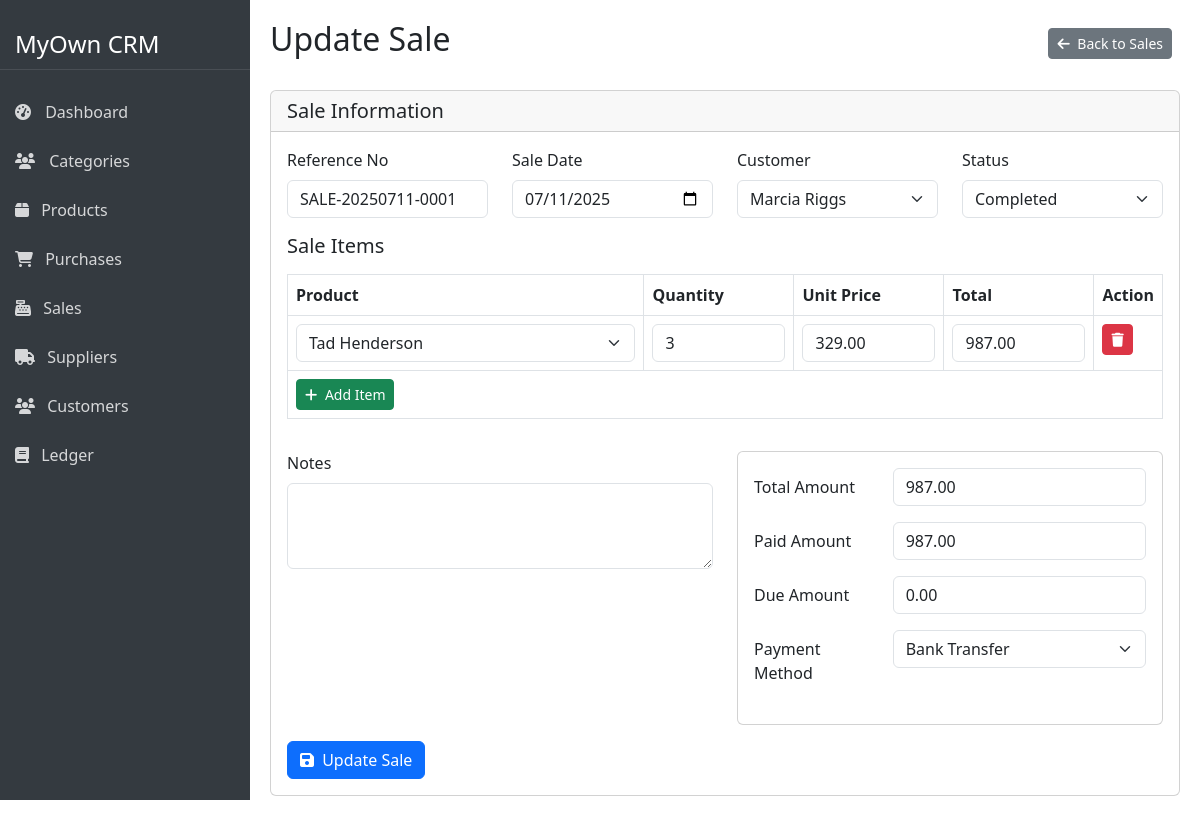
The page /sales/update_sale.php?id=1 on the database its author committed.
### tables this page shows
CREATE TABLE `sales` (
  `id` int(11) NOT NULL,
  `reference_no` varchar(50) NOT NULL,
  `customer_id` int(11) DEFAULT NULL,
  `total_amount` decimal(10,2) NOT NULL,
  `paid_amount` decimal(10,2) NOT NULL,
  `due_amount` decimal(10,2) NOT NULL,
  `payment_method_id` int(11) DEFAULT NULL,
  `sale_date` date NOT NULL,
  `notes` text DEFAULT NULL,
  `status` tinyint(1) DEFAULT 1,
  `created_at` timestamp NOT NULL DEFAULT current_timestamp()
);

CREATE TABLE `customers` (
  `id` int(11) NOT NULL,
  `name` varchar(100) NOT NULL,
  `phone` varchar(20) DEFAULT NULL,
  `email` varchar(100) DEFAULT NULL,
  `address` text DEFAULT NULL,
  `status` tinyint(1) DEFAULT 1,
  `created_at` timestamp NOT NULL DEFAULT current_timestamp()
);

CREATE TABLE `sale_items` (
  `id` int(11) NOT NULL,
  `sale_id` int(11) NOT NULL,
  `product_id` int(11) NOT NULL,
  `quantity` int(11) NOT NULL,
  `unit_price` decimal(10,2) NOT NULL,
  `total_price` decimal(10,2) NOT NULL
);

CREATE TABLE `products` (
  `id` int(11) NOT NULL,
  `category_id` int(11) NOT NULL,
  `name` varchar(255) NOT NULL,
  `description` text DEFAULT NULL,
  `price` decimal(10,2) NOT NULL,
  `quantity` int(11) NOT NULL DEFAULT 0,
  `image` varchar(255) DEFAULT NULL,
  `status` tinyint(1) NOT NULL DEFAULT 1,
  `created_at` timestamp NOT NULL DEFAULT current_timestamp()
);

### database/database.php (called while the page is built, shortened)
<?php
class Database {
    protected $host = 'localhost';
    protected $user = 'root';
    protected $password = '';
    protected $dbname = 'oop-project';
    public $con = null;
    public function __construct(){
        if($this->con == null){
            $this->con = mysqli_connect($this->host,$this->user,$this->password,$this->dbname);
        }
    }
}
?>

### sales/sale.class.php (called while the page is built, shortened)
<?php
require_once ROOT_PATH . 'database/database.php';
require_once ROOT_PATH . 'customers/customer.class.php';
require_once ROOT_PATH . 'products/product.class.php';
class Sale extends Database {
    private $table = 'sales';
    private $items_table = 'sale_items';
    public function getById($id) {
        $id = (int)$id;
        $sql = "SELECT s.*, c.name as customer_name, pm.name as payment_method
               FROM {$this->table} s
               LEFT JOIN customers c ON s.customer_id = c.id
               LEFT JOIN payment_methods pm ON s.payment_method_id = pm.id
               WHERE s.id = {$id}";
        $result = $this->con->query($sql);
        if ($result->num_rows > 0) {
            $sale = $result->fetch_assoc();
            $sql = "SELECT si.*, p.name as product_name
                   FROM {$this->items_table} si
                   LEFT JOIN products p ON si.product_id = p.id
                   WHERE si.sale_id = {$id}";
            $result = $this->con->query($sql);
            $items = [];
            if ($result->num_rows > 0) {
                while ($row = $result->fetch_assoc()) {
                    $items[] = $row;
                }
            }
            $sale['items'] = $items;
            return $sale;
        } else {
            return false;
        }
    }
}
?>

### products/product.class.php (called while the page is built, shortened)
<?php
require_once ROOT_PATH . 'database/database.php';
class Product extends Database {
    private $table = 'products';
    public function getAll($page = 1, $perPage = 10) {
        $offset = ($page - 1) * $perPage;
        $sql = "SELECT p.*, c.name as category_name
               FROM {$this->table} p
               LEFT JOIN categories c ON p.category_id = c.id
               ORDER BY p.id DESC LIMIT {$offset}, {$perPage}";
        $result = $this->con->query($sql);
        $products = [];
        if ($result->num_rows > 0) {
            while ($row = $result->fetch_assoc()) {
                $products[] = $row;
            }
        }
        return $products;
    }
}
?>

### customers/customer.class.php (called while the page is built, shortened)
<?php
require_once ROOT_PATH . 'database/database.php';
class Customer extends Database {
    private $table = 'customers';
    public function getAll($page = 1, $perPage = 10) {
        $offset = ($page - 1) * $perPage;
        $sql = "SELECT * FROM {$this->table} ORDER BY id DESC LIMIT {$offset}, {$perPage}";
        $result = $this->con->query($sql);
        $customers = [];
        if ($result->num_rows > 0) {
            while ($row = $result->fetch_assoc()) {
                $customers[] = $row;
            }
        }
        return $customers;
    }
}
?>

### sales/update_sale.php (the view, shortened to what this page needs)
<?php
require_once ROOT_PATH . 'sales/sale.class.php';
require_once ROOT_PATH . 'customers/customer.class.php';
require_once ROOT_PATH . 'products/product.class.php';
$saleObj = new Sale();
$customerObj = new Customer();
$productObj = new Product();
$customers = $customerObj->getAll(1, 1000);
$products = $productObj->getAll(1, 1000);
$id = $_GET['id'] ?? 0;
$sale = $saleObj->getById($id);
require ROOT_PATH . 'includes/header.php';
?>
<div class="d-flex">
    <?php
    require ROOT_PATH . 'includes/sidebar.php';
    ?>
    <div class="main-content">
        <div class="d-flex justify-content-between align-items-center mb-4">
            <h2>Update Sale</h2>
            <div>
                <a href="sales.php" class="btn btn-secondary btn-sm me-2">
                    <i class="fas fa-arrow-left me-1"></i> Back to Sales
                </a>
            </div>
        </div>
        <div class="card mb-4">
            <div class="card-header">
                <h5 class="mb-0">Sale Information</h5>
            </div>
            <div class="card-body">
                <form action="" method="post" id="saleForm">
                    <div class="row mb-3">
                        <div class="col-md-3">
                            <label for="referenceNo" class="form-label">Reference No</label>
                            <input type="text" class="form-control" id="referenceNo" name="reference_no" value="<?php echo htmlspecialchars($sale['reference_no']); ?>" readonly>
                        </div>
                        <div class="col-md-3">
                            <label for="saleDate" class="form-label">Sale Date</label>
                            <input type="date" class="form-control" id="saleDate" name="sale_date" value="<?php echo $sale['sale_date']; ?>" required>
                        </div>
                        <div class="col-md-3">
                            <label for="customerId" class="form-label">Customer</label>
                            <select class="form-select" id="customerId" name="customer_id" required>
                                <?php foreach ($customers as $customer): ?>
                                <option value="<?php echo $customer['id']; ?>" <?php echo ($customer['id'] == $sale['customer_id']) ? 'selected' : ''; ?>>
                                    <?php echo htmlspecialchars($customer['name']); ?>
                                </option>
                                <?php endforeach; ?>
                            </select>
                        </div>
                        <div class="col-md-3">
                            <label for="status" class="form-label">Status</label>
                            <select class="form-select" id="status" name="status">
                                <option value="1" <?php echo ($sale['status'] == 1) ? 'selected' : ''; ?>>Completed</option>
                            </select>
                        </div>
                    </div>
                    <h5 class="mb-3">Sale Items</h5>
                    <div class="table-responsive mb-3">
                        <table class="table table-bordered" id="saleItemsTable">
                            <thead>
                                <tr>
                                    <th>Product</th>
                                    <th width="150">Quantity</th>
                                    <th width="150">Unit Price</th>
                                    <th width="150">Total</th>
                                    <th width="50">Action</th>
                                </tr>
                            </thead>
                            <tbody>
                                <?php foreach ($sale['items'] as $index => $item): ?>
                                <tr>
                                    <td>
                                        <select class="form-select product-select" name="product_id[]" required>
                                            <?php foreach ($products as $product): ?>
                                            <option value="<?php echo $product['id']; ?>" data-price="<?php echo $product['price']; ?>" <?php echo ($product['id'] == $item['product_id']) ? 'selected' : ''; ?>>
                                                <?php echo htmlspecialchars($product['name']); ?>
                                            </option>
                                            <?php endforeach; ?>
                                        </select>
                                    </td>
                                    <td>
                                        <input type="number" class="form-control quantity" name="quantity[]" min="1" value="<?php echo $item['quantity']; ?>" required>
                                    </td>
                                    <td>
                                        <input type="number" step="0.01" class="form-control unit-price" name="unit_price[]" min="0.01" value="<?php echo $item['unit_price']; ?>" required>
                                    </td>
                                    <td>
                                        <input type="number" step="0.01" class="form-control item-total" value="<?php echo $item['total_price']; ?>" readonly>
                                    </td>
                                    <td>
                                        <button type="button" class="btn btn-danger btn-sm remove-item"><i class="fas fa-trash"></i></button>
                                    </td>
                                </tr>
                                <?php endforeach; ?>
                            </tbody>
                            <tfoot>
                                <tr>
                                    <td colspan="5">
                                        <button type="button" class="btn btn-success btn-sm" id="addItemBtn">
                                            <i class="fas fa-plus me-1"></i> Add Item
                                        </button>
                                    </td>
                                </tr>
                            </tfoot>
                        </table>
                    </div>
                    <div class="row mb-3">
                        <div class="col-md-6">
                            <label for="notes" class="form-label">Notes</label>
                            <textarea class="form-control" id="notes" name="notes" rows="3"><?php echo htmlspecialchars($sale['notes']); ?></textarea>
                        </div>
                        <div class="col-md-6">
                            <div class="card">
                                <div class="card-body">
                                    <div class="mb-3 row">
                                        <label for="totalAmount" class="col-sm-4 col-form-label">Total Amount</label>
                                        <div class="col-sm-8">
                                            <input type="number" step="0.01" class="form-control" id="totalAmount" name="total_amount" value="<?php echo $sale['total_amount']; ?>" readonly>
                                        </div>
                                    </div>
                                    <div class="mb-3 row">
                                        <label for="paidAmount" class="col-sm-4 col-form-label">Paid Amount</label>
                                        <div class="col-sm-8">
                                            <input type="number" step="0.01" class="form-control" id="paidAmount" name="paid_amount" value="<?php echo $sale['paid_amount']; ?>">
                                        </div>
                                    </div>
                                    <div class="mb-3 row">
                                        <label for="dueAmount" class="col-sm-4 col-form-label">Due Amount</label>
                                        <div class="col-sm-8">
                                            <input type="number" step="0.01" class="form-control" id="dueAmount" value="<?php echo $sale['due_amount']; ?>" readonly>
                                        </div>
                                    </div>
                                    <div class="mb-3 row">
                                        <label for="paymentMethod" class="col-sm-4 col-form-label">Payment Method</label>
                                        <div class="col-sm-8">
                                            <select class="form-select" id="paymentMethod" name="payment_method_id">
                                                <option value="2" <?php echo ($sale['payment_method_id'] == 2) ? 'selected' : ''; ?>>Bank Transfer</option>
                                            </select>
                                        </div>
                                    </div>
                                </div>
                            </div>
                        </div>
                    </div>
                    <button type="submit" class="btn btn-primary">
                        <i class="fas fa-save me-1"></i> Update Sale
                    </button>
                </form>
            </div>
        </div>
    </div>
</div>
<?php
require ROOT_PATH . 'includes/footer.php';
?>

### includes/header.php (style rules this page uses)
body { overflow-x: hidden; }
.main-content { margin-left: 250px; width: 100%; padding: 20px; transition: all 0.3s; }

### rows shown on the page
sales: reference_no "SALE-20250711-0001", sale_date "07/11/2025", customer_id "Marcia Riggs", status "Completed", total_amount "987.00", paid_amount "987.00", due_amount "0.00", payment_method_id "Bank Transfer"
sale_items: product.name "Tad Henderson", quantity "3", unit_price "329.00", total_price "987.00"
